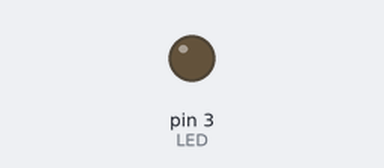
Bench run of a sketch on a simulated Arduino Uno, built with avr-gcc and run on an emulated ATmega328P. On the bench: output pins drawn as LEDs (lit = HIGH).

Above: at 0.05 s.
At 2.0 s:
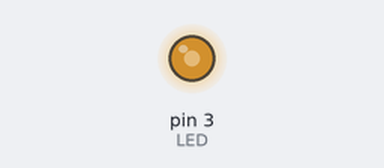
At 2.8 s:
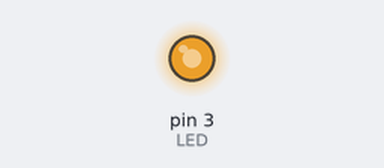
At 4.0 s:
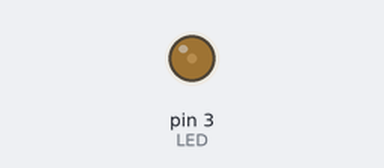
Timing chart, 0 to 6.7 s (numbered marks = the images above):
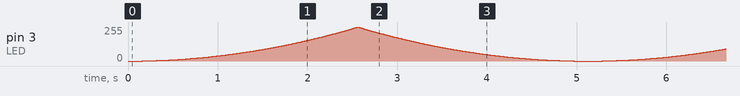

The sketch:

pulse_led.ino
```cpp
const int LED = 3;


void setup()
{
  pinMode(LED, OUTPUT);
}

void loop()
{

    for (int i = 0; i<=255; i++)
  {
     analogWrite(LED,i*i/256);
     delay(10);
  }

      for (int i = 255; i>=0; i--)
  {
     analogWrite(LED,i*i/256);
     delay(10);
  }
}
```
